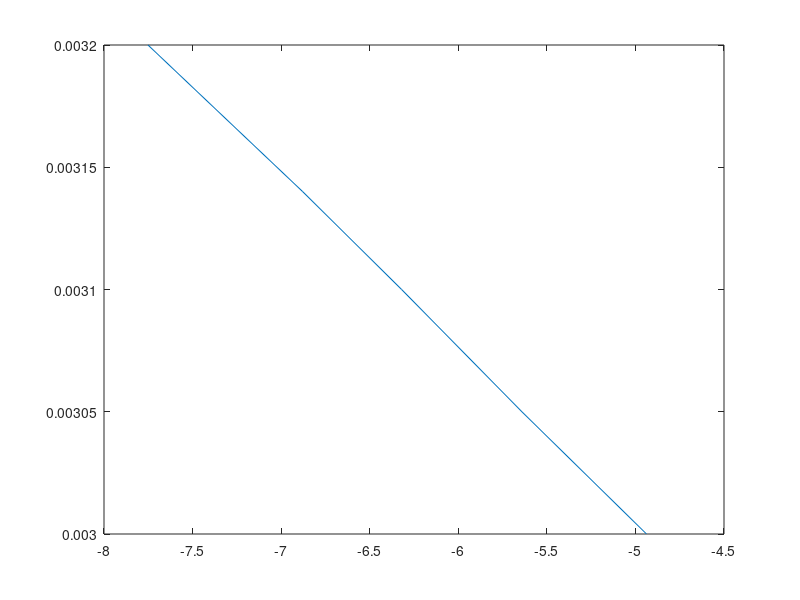

Reproduce this figure in MATLAB.
clear; clc; close all;
R = 8.314;
k = [0.00043 0.00103 0.0018 0.00355 0.00717];
T = [312.5 318.47 322.58 327.87 333.33];

odw_T=1./T;
Ink = log(k);
p = polyfit(odw_T,Ink,1);
v = polyval(p,odw_T);

a = p(1);
%a = -E/R
E = -a*R;

plot(Ink,odw_T)